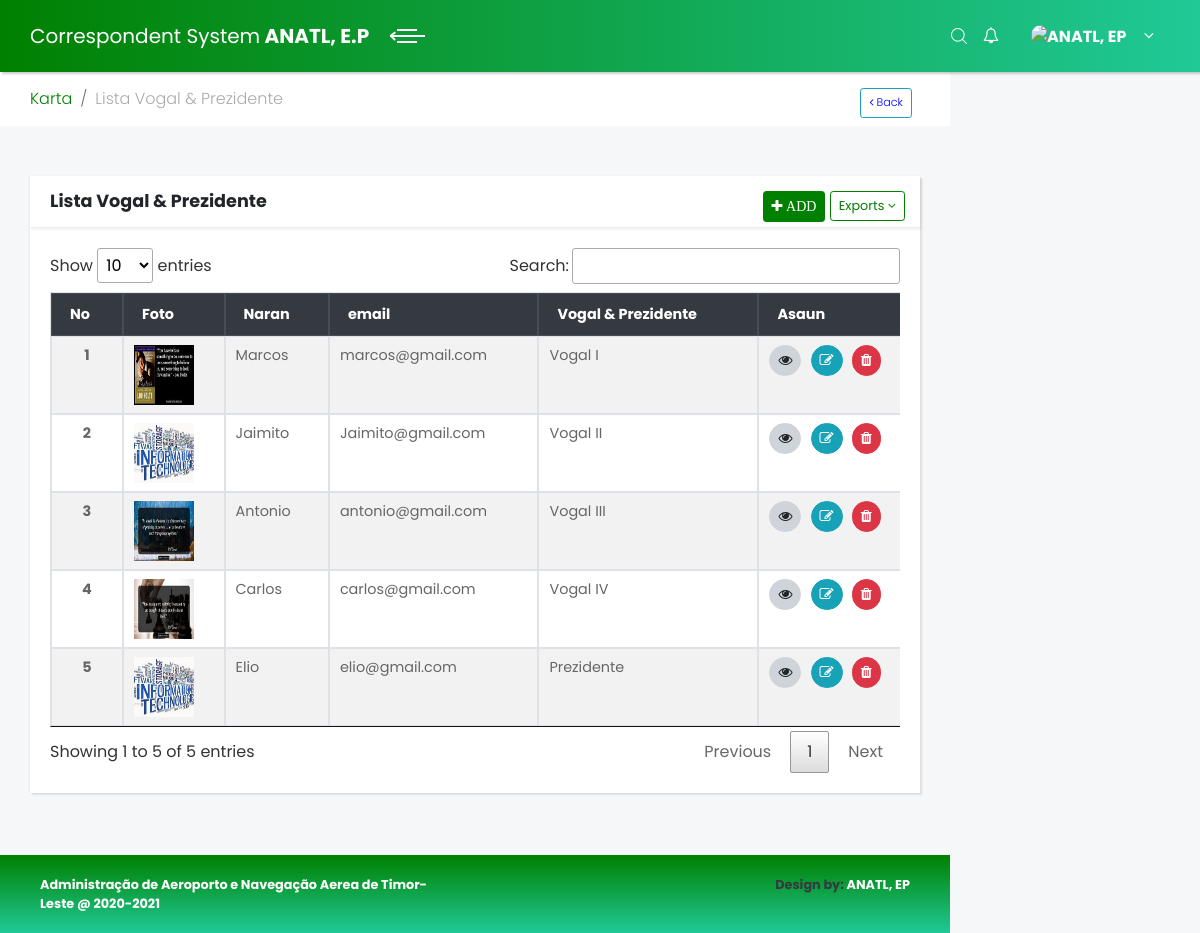
Page /funsionariu/lista_vogal/ on the committed database.
### funsionariu/models.py (models this page shows, shortened)
class Vogal(models.Model):
	vogal = models.CharField(max_length=100,null=True)
	naran_vogal = models.CharField(max_length=100,null=True)
	date_created = models.DateTimeField(auto_now_add=True, null=True)
	hashed = models.CharField(max_length=32,null=True)
	foto = models.ImageField(upload_to='picture',null=True)
	user = models.OneToOneField(User, on_delete=models.CASCADE, null=True)
	class Meta:
		verbose_name_plural ="Vogal"

### users/models.py (models this page shows)
class User(AbstractUser):
	is_secretary = models.BooleanField(default=False)
	is_director = models.BooleanField(default=False)
	is_administrator = models.BooleanField(default=False)
	is_vogal = models.BooleanField(default=False)
	is_prezidente = models.BooleanField(default=False)

### funsionariu/views/funsionariu.py (the view)
def list_vogal(request):
	vogal = Vogal.objects.all()
	context = {
		"title":"Lista Vogal & Prezidente",
		"vogal_active":"active",
		"vogal":vogal,
	}
	return render(request, "lista_vogal.html", context)

### funsionariu/templates/lista_vogal.html (shortened to what this page needs)
{% extends 'main/base.html' %}
{% load static %}
{% block content %}
          <div class="breadcrumb-holder container-fluid d-flex justify-content-between">
            <ul class="breadcrumb">
              <li class="breadcrumb-item"><a href="{% url 'home' %}">Karta</a></li>
              <li class="breadcrumb-item active">{{title}}</li>
            </ul>
            <button class="btn btn-outline-info btn-sm mr-2 mt-3 h6" style="height: 30px;color: blue;font-size: 0.7rem" onclick=self.history.back()><span class="fa fa-angle-left"></span> Back</button>
          </div>
          <section class="tables">
            <div class="container-fluid">
              <div class="row">
                <div class="col-lg-12">
                  <div class="card">
                    <div class="card-close">
                      <div class="dropdown">
                        <a href="{% url 'addVogal' %}" title="Add Vogal" class="btn btn-primary btn-sm" style="">
                          <i class="fa fa-plus"> ADD</i>
                        </a>
                        <a type="button" id="closeCard1" title="Exports" data-toggle="dropdown" aria-haspopup="true" aria-expanded="false" class="dropdown-toggle">
                          <b class="btn btn-outline-primary btn-sm" style="font-size: 0.8rem">Exports
                            <i class="fa fa-angle-down"></i>
                          </b>
                        </a>
                      </div>
                    </div>
                    <div class="card-header d-flex align-items-center">
                      <div class="mr-3">
                        <h3 class="h4">{{title}}</h3>
                      </div>
                    </div>
                    <div class="card-body">
                      <div class="table-responsive">
                        <table class="table table-sm table-striped table-hover table-bordered" id="table_1">
                          <thead class="thead-dark">
                            <tr>
                              <th>No</th>
                              <th>Foto</th>
                              <th>Naran</th>
                              <th>email</th>
                              <th>Vogal & Prezidente</th>
                              <th>Asaun</th>
                            </tr>
                          </thead>
                          <tbody>
                            {% for data in vogal %}
                            <tr>
                              <th scope="row" class="text-center">{{forloop.counter}}</th>
                              <td><a href="{{data.foto.url}}" target="_blank"><img src="{{data.foto.url}}" width="60px" height="60px"></a></td>
                              <td>{{data.naran_vogal}}</td>
                              <td>{{data.user.email}}</td>
                              <td>{{data.vogal}}</td>
                              <td>
                                <div class="d-flex bg-ligth">
                                  <div class="flex-fill">
                                    <a href="#" class="btn btn-sm btn-default" style="border-radius: 17px" title="View">
                                      <i class="fa fa-eye"></i>
                                    </a>
                                  </div>
                                <div class="flex-fill"><a href="{% url 'list-funsionariu' %}" class="btn btn-sm btn-info" title="Update" style="border-radius: 17px">
                                    <i class="fa fa-edit"></i>
                                  </a>
                                </div>
                                  <div class="flex-fill">
                                    <button type="button" class="btn btn-sm btn-danger" data-toggle="modal" data-target="#delete-{{ data.id }}" style="text-decoration: none;border-radius: 17px">
                                      <i class="fa fa-trash"></i>
                                    </button>
                                  </div>
                                </div>
                              </td>
                            </tr>
                            {% endfor %}
                          </tbody>
                        </table>
                      </div>
                    </div>
                  </div>
                </div>
              </div>
            </div>
          </section>
{% endblock %}

### administrator/templates/main/base.html (shortened to what this page needs)
{% load static %}
<!DOCTYPE html>
<html>
  {% include 'main/head.html' %}
  <body>
    <div class="page">
      {% include 'main/header.html' %}
      <div class="page-content d-flex align-items-stretch">
        <div class="content-inner">
          {% block content %}
          {% endblock %}
          {% include 'main/footer.html' %}
        </div>
      </div>
    </div>
  </body>
</html>

### administrator/templates/main/head.html (shortened to what this page needs)
{% load static %}
<head>
    <link rel="stylesheet" type="text/css" href="{% static 'datatables/jquery.datatables.css' %}">
    <link rel="stylesheet" href="{% static 'vendor/bootstrap/css/bootstrap.min.css' %}">
    <link rel="stylesheet" href="{% static 'vendor/font-awesome/css/font-awesome.min.css' %}">
    <link rel="stylesheet" href="{% static 'css/fontastic.css' %}">
    <link rel="stylesheet" href="{% static 'css/style.default.css' %}" id="theme-stylesheet">
    <link rel="stylesheet" href="{% static 'css/custom.css' %}">
  </head>

### administrator/templates/main/header.html (shortened to what this page needs)
{% load static %}
<header class="" style="background: linear-gradient(to bottom,green,#20c997);color: #20c997">
        <nav class="navbar">
          <div class="container-fluid">
            <div class="navbar-holder d-flex align-items-center justify-content-between" >
              <div class="navbar-header">
                <a href="{% url 'home' %}" class="navbar-brand d-none d-sm-inline-block">
                  <div class="brand-text d-none d-lg-inline-block"><span>Correspondent System </span><strong> ANATL, E.P</strong></div>
                  <div class="brand-text d-none d-sm-inline-block d-lg-none"><strong>ANATL, E.P</strong></div></a>
                <a id="toggle-btn" href="#" class="menu-btn active"><span></span><span></span><span></span></a>
              </div>
              <ul class="nav-menu list-unstyled d-flex flex-md-row align-items-md-center">
                <li class="nav-item d-flex align-items-center"><a id="search" href="#"><i class="icon-search"></i></a></li>
                <li class="nav-item dropdown">
                  <a id="notifications" rel="nofollow" data-target="#" href="#" data-toggle="dropdown" aria-haspopup="true" aria-expanded="false" class="nav-link">
                    <i class="fa fa-bell-o"></i>
                  </a>
                </li>
                <li class="nav-item dropdown">
                  <a id="languages" rel="nofollow" data-target="#" href="#" data-toggle="dropdown" aria-haspopup="true" aria-expanded="false" class="nav-link language dropdown-toggle">
                    {% if not request.user.is_staff %}
                    <b id="imajen" data-imajen-url="{% url 'user_imajen_ajax' %}" class="imajen_user">
                    <img src="" style="width: 20px;border-radius: 10px" alt="ANATL, EP">
                    </b>
                    {% endif %}
                    <b></b>
                  </a>
                </li>
              </ul>
            </div>
          </div>
        </nav>
</header>

### notifikasaun/templates/notif_sound.html (shortened to what this page needs)
{% load static %}

### administrator/templates/main/footer.html
<footer class="main-footer" style="background: linear-gradient(to bottom,green,#20c997);color: #20c997">
            <div class="container-fluid">
              <div class="row">
                <div class="col-sm-6">
                  <p class="text-white"><b>Administra&ccedil&atildeo de Aeroporto e Navega&ccedil&atildeo Aerea de Timor-Leste @ 2020-2021</b></p>
                </div>
                <div class="col-sm-6 text-right">
                  <p class="text-dark"><b>Design by: </b><a href="{% url 'home' %}" class="external text-white"><b>ANATL, EP</b></a></p>
                </div>
              </div>
            </div>
          </footer>

### administrator/templates/main/script.html (shortened to what this page needs)
{% load static %}

### rows in the picture
Vogal: foto (picture), naran_vogal "Marcos", user.email "marcos@gmail.com", vogal "Vogal I"
Vogal: foto (picture), naran_vogal "Jaimito", user.email "Jaimito@gmail.com", vogal "Vogal II"
Vogal: foto (picture), naran_vogal "Antonio", user.email "antonio@gmail.com", vogal "Vogal III"
Vogal: foto (picture), naran_vogal "Carlos", user.email "carlos@gmail.com", vogal "Vogal IV"
Vogal: foto (picture), naran_vogal "Elio", user.email "elio@gmail.com", vogal "Prezidente"

### other values in the picture
{{ title }} "Lista Vogal & Prezidente"
